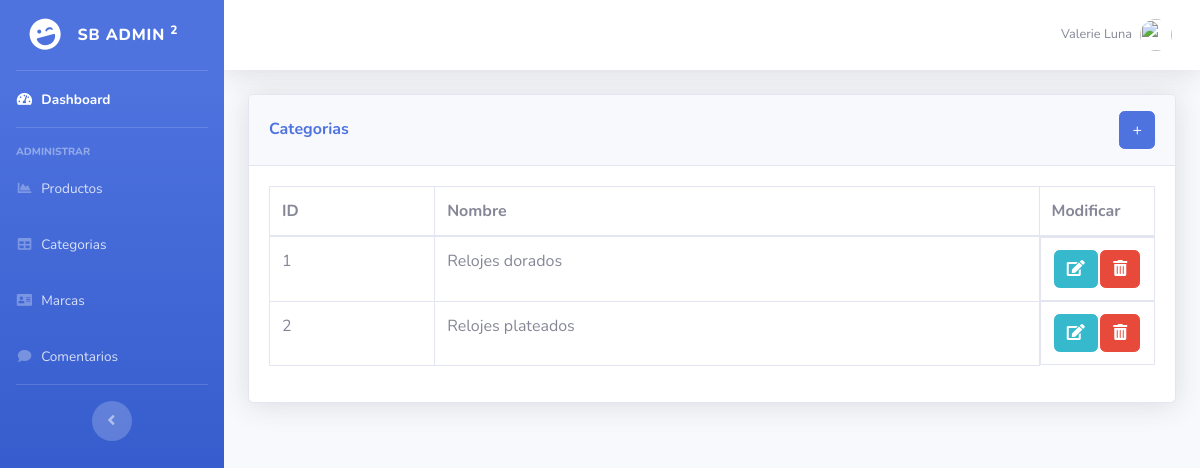
The app's page /Front/admin/categorias.php with its own data.
### tables this page shows
CREATE TABLE `categories` (
  `category_id` int(11) NOT NULL,
  `name` varchar(200) NOT NULL,
  `deleted_at` datetime DEFAULT NULL
);

### Front/admin/categorias.php (the view, shortened to what this page needs)
<?php
require __DIR__."/../helpers/connection.php";
include "includes/header.php";
$sql = "SELECT * FROM categories";
$categories = $con->query($sql);
?>
<div class="container-fluid">
    <div class="card shadow mb-4">
        <div class="card-header py-3"
            style="display: flex; flex-direction: row; justify-content: space-between; align-items: center;">
            <h6 class="m-0 font-weight-bold text-primary">Categorias</h6>
            <a class="btn btn-primary" href="categoria_add.php">+</a>
        </div>
        <div class="card-body">
            <div class="table-responsive">
                <table class="table table-bordered" id="dataTable" width="100%" cellspacing="0">
                    <thead>
                        <tr>
                            <th>ID</th>
                            <th>Nombre</th>
                            <th style="width: 115px;">Modificar</th>
                        </tr>
                    </thead>
                    <tbody>
                        <?php foreach($categories as $categoria): ?>
                            <?php if($categoria['deleted_at'] == NULL): ?>
                                <tr>
                                    <td><?php echo $categoria['category_id'] ?></td>
                                    <td><?php echo $categoria['name'] ?></td>
                                    <td style="display: flex; justify-content: space-around; width: 115px;">
                                        <a class="btn btn-info"
                                            href="categoria_add.php?id=<?php echo $categoria['category_id'] ?>"><i
                                                class="fas fa-edit"></i></a>
                                        <a class="btn btn-danger"
                                            href="categorias.php?del=<?php echo $categoria['category_id'] ?>"><i
                                                class="fas fa-trash-alt"></i></a>
                                    </td>
                                </tr>
                            <?php endif; ?>
                        <?php endforeach; ?>
                    </tbody>
                </table>
            </div>
        </div>
    </div>
</div>
<?php
include 'includes/footer.php';
?>

### records on screen
categories: category_id "1", name "Relojes dorados"
categories: category_id "2", name "Relojes plateados"
